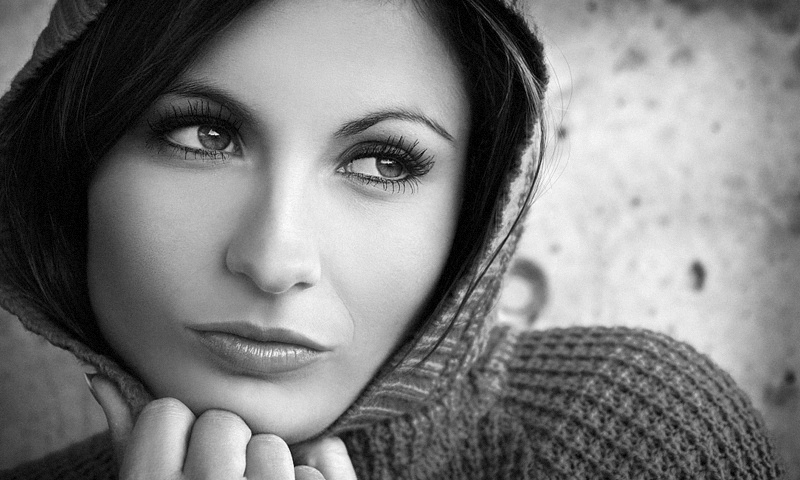
%> input picture FC_LAB0/foto_bw.jpg, 800 x 480 px
$ octave Ej1.m   (GNU Octave 9; MATLAB toolbox functions it lacks are replaced by stand-ins)
%> lines starting %> are read from the running program, lines starting %| are printed output that depends on the picture
im = imread("foto_bw.jpg");
%> im is the input picture: size 480x800 uint8; min 0, max 255, mean 125

imshow(im);

im_min = min(im(:))
%> im_min = 0
im_max = max(im(:))
%> im_max = 255
im_mean = mean(im(:))
%> im_mean = 125

im2 = double(im)/255

imshow(sin(pi * im2))
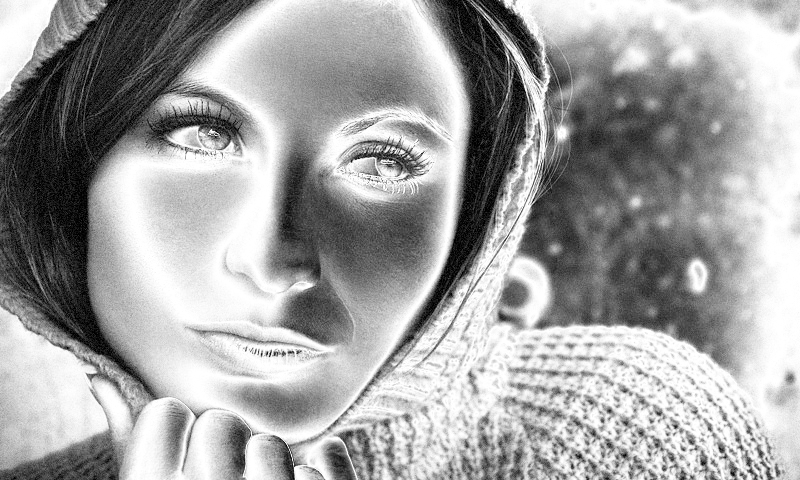
%> displayed picture: size 480x800, on the screen's scale of 0 to 255; min 0, max 255, mean 162.4

im2d = 0.1 + randn(size(im))
im2d_min = min(im2d(:))
%> im2d_min = -4.26
im2d_max = max(im2d(:))
%> im2d_max = 4.65

$ run again, with FC_LAB0/faro.jpg copied over FC_LAB0/foto_bw.jpg
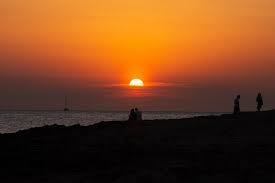
%> input picture FC_LAB0/faro.jpg, 275 x 183 px
%> im is the input picture: size 183x275x3 uint8; mean R, G, B 116.6, 65.3, 29.7
%> im_min = 0
%> im_max = 255
%> im_mean = 70.52
%> `imshow(sin(pi * im2))`:
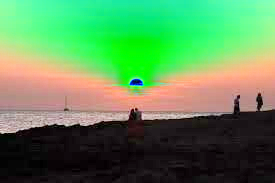
%> displayed picture: size 183x275x3, on the screen's scale of 0 to 255; mean R, G, B 93.6, 141.7, 87.8

$ run again, with FC_LAB0/faunia.jpg copied over FC_LAB0/foto_bw.jpg
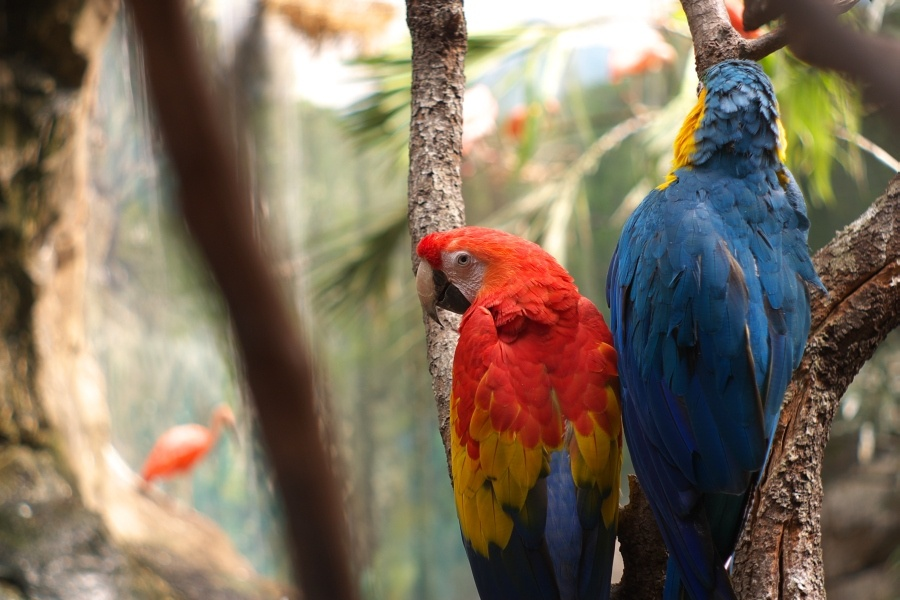
%> input picture FC_LAB0/faunia.jpg, 900 x 600 px
%> im is the input picture: size 600x900x3 uint8; mean R, G, B 126.4, 111.8, 93.9
%> im_min = 0
%> im_max = 255
%> im_mean = 110.7
%> `imshow(sin(pi * im2))`:
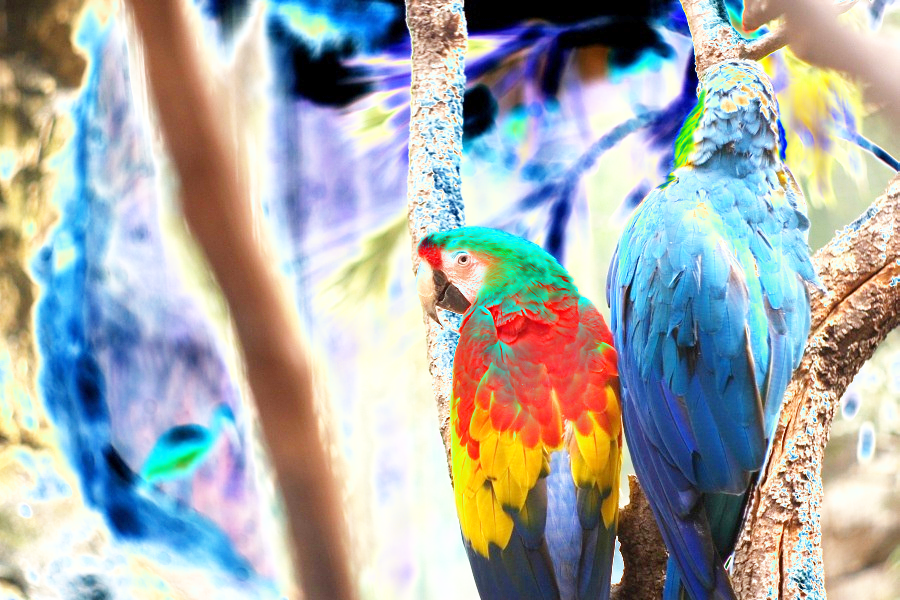
%> displayed picture: size 600x900x3, on the screen's scale of 0 to 255; mean R, G, B 166.7, 171, 170.3

$ run again, with FC_LAB0/playa.jpg copied over FC_LAB0/foto_bw.jpg
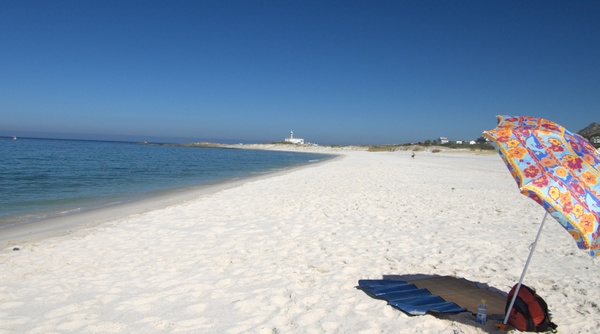
%> input picture FC_LAB0/playa.jpg, 600 x 334 px
%> im is the input picture: size 334x600x3 uint8; mean R, G, B 136.6, 154.6, 174.9
%> im_min = 0
%> im_max = 255
%> im_mean = 155.4
%> `imshow(sin(pi * im2))`:
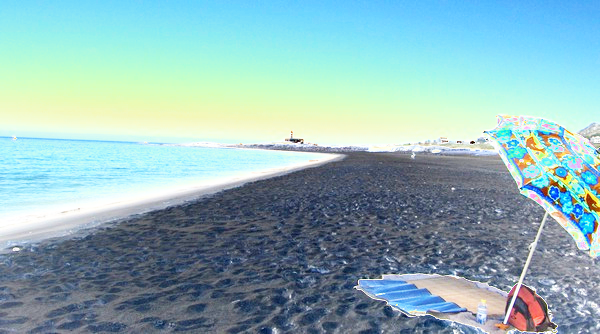
%> displayed picture: size 334x600x3, on the screen's scale of 0 to 255; mean R, G, B 143.5, 180.7, 185.5
